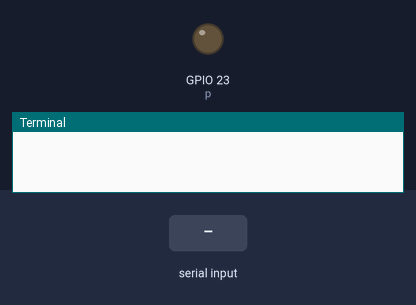
A program run on a simulated Raspberry Pi (BCM pin numbers). Shown: output pins drawn as LEDs (lit = HIGH), the last lines printed to the terminal. The test bench sets the inputs (shaded band).

Above: at 1.2 s.
1.3 s: "5" typed at the terminal, then Enter
At 1.9 s:
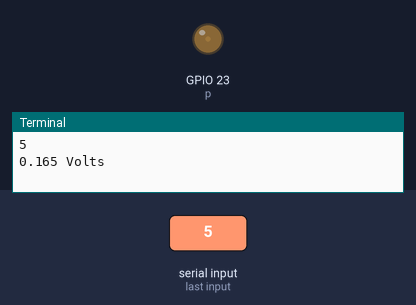
2.8 s: "90" typed at the terminal, then Enter
At 3.1 s:
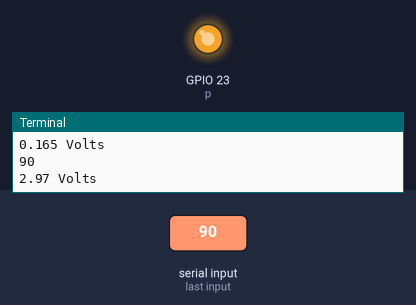
Timing chart, 0 to 5.8 s (numbered marks = the images above; inputs shaded):
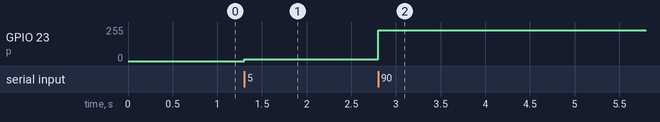

Measured:
- after the input at 1.3 s, GPIO 23 (p): 0/255 → 13/255 at once
- after the input at 2.8 s, GPIO 23 (p): 13/255 → 230/255 at once

The program:

4-3-pwm.py
```python
import RPi.GPIO as GPIO

try:
    GPIO.setmode(GPIO.BCM)
    GPIO.setup(23, GPIO.OUT)
    p = GPIO.PWM(23, 1000)

    while True:
        duty = float(input())
        print(3.3 * duty / 100, 'Volts')
        p.start(duty)

finally:
    print("Program was stopped by User")
    p.stop()
    GPIO.cleanup()
```
